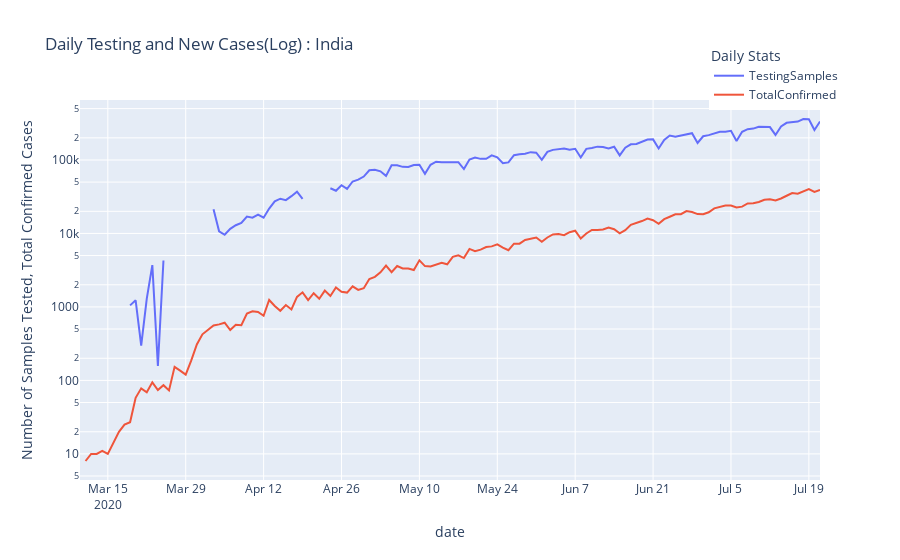

Notebook source saved alongside this figure:
### Code cell
fig = india_data[['TestingSamples', 'TotalConfirmed']].iloc[40:].diff(
    1).plot(title=' Daily Testing and New Cases(Log) : India')
fig.update_layout(yaxis=dict(title='Number of Samples Tested, Total Confirmed Cases '),
                  legend_title_text='Daily Stats', yaxis_type="log", legend=dict(x=.85, y=1.15))

### Figure 1 — Plotly figure (JSON) as saved in the notebook; plotly's stock layout.template omitted (floating-point values rounded to 4 significant figures; data arrays with more than 128 entries replaced by an {"elided": "..."} marker saying what was removed)
{"data": [{"hovertemplate": "variable=TestingSamples<br>date=%{x}<br>value=%{y}<extra></extra>", "legendgroup": "TestingSamples", "line": {"color": "#636efa", "dash": "solid"}, "mode": "lines", "name": "TestingSamples", "orientation": "v", "showlegend": true, "type": "scatter", "x": {"elided": "134 str values"}, "xaxis": "x", "y": {"elided": "134 int values"}, "yaxis": "y"}, {"hovertemplate": "variable=TotalConfirmed<br>date=%{x}<br>value=%{y}<extra></extra>", "legendgroup": "TotalConfirmed", "line": {"color": "#EF553B", "dash": "solid"}, "mode": "lines", "name": "TotalConfirmed", "orientation": "v", "showlegend": true, "type": "scatter", "x": {"elided": "134 str values"}, "xaxis": "x", "y": {"elided": "134 int values"}, "yaxis": "y"}], "layout": {"legend": {"title": {"text": "Daily Stats"}, "tracegroupgap": 0, "x": 0.85, "y": 1.15}, "title": {"text": " Daily Testing and New Cases(Log) : India"}, "xaxis": {"anchor": "y", "domain": [0, 1], "title": {"text": "date"}}, "yaxis": {"anchor": "x", "domain": [0, 1], "title": {"text": "Number of Samples Tested, Total Confirmed Cases "}, "type": "log"}}}
